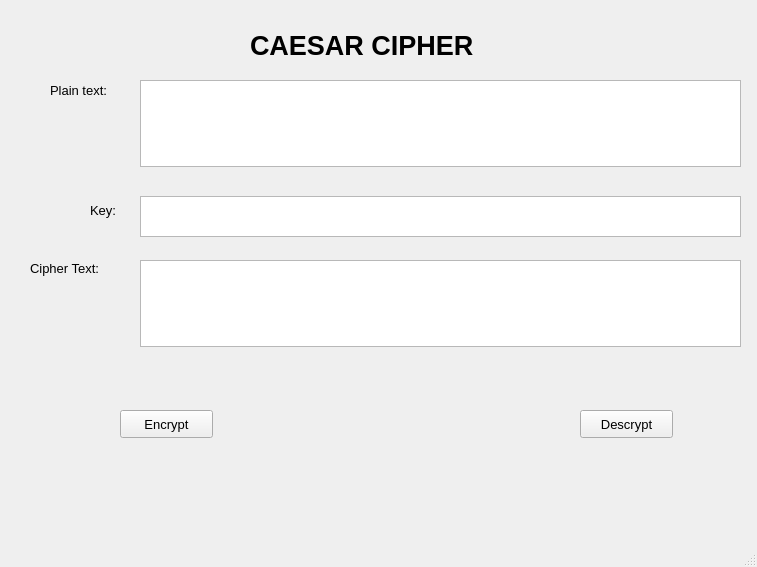
<?xml version="1.0" encoding="UTF-8"?>
<ui version="4.0">
 <class>MainWindow</class>
 <widget class="QMainWindow" name="MainWindow">
  <property name="geometry">
   <rect>
    <x>0</x>
    <y>0</y>
    <width>757</width>
    <height>567</height>
   </rect>
  </property>
  <property name="font">
   <font>
    <pointsize>10</pointsize>
   </font>
  </property>
  <property name="windowTitle">
   <string>MainWindow</string>
  </property>
  <widget class="QWidget" name="centralwidget">
   <widget class="QLabel" name="label">
    <property name="geometry">
     <rect>
      <x>250</x>
      <y>10</y>
      <width>281</width>
      <height>71</height>
     </rect>
    </property>
    <property name="font">
     <font>
      <pointsize>20</pointsize>
      <weight>75</weight>
      <bold>true</bold>
     </font>
    </property>
    <property name="text">
     <string>CAESAR CIPHER</string>
    </property>
   </widget>
   <widget class="QLabel" name="label_2">
    <property name="geometry">
     <rect>
      <x>50</x>
      <y>80</y>
      <width>81</width>
      <height>21</height>
     </rect>
    </property>
    <property name="font">
     <font>
      <pointsize>10</pointsize>
     </font>
    </property>
    <property name="text">
     <string>Plain text:</string>
    </property>
   </widget>
   <widget class="QLabel" name="label_3">
    <property name="geometry">
     <rect>
      <x>90</x>
      <y>200</y>
      <width>31</width>
      <height>21</height>
     </rect>
    </property>
    <property name="font">
     <font>
      <pointsize>10</pointsize>
     </font>
    </property>
    <property name="text">
     <string>Key:</string>
    </property>
   </widget>
   <widget class="QLabel" name="label_4">
    <property name="geometry">
     <rect>
      <x>30</x>
      <y>260</y>
      <width>91</width>
      <height>16</height>
     </rect>
    </property>
    <property name="text">
     <string>Cipher Text:</string>
    </property>
   </widget>
   <widget class="QPlainTextEdit" name="plaintext">
    <property name="geometry">
     <rect>
      <x>140</x>
      <y>80</y>
      <width>601</width>
      <height>87</height>
     </rect>
    </property>
   </widget>
   <widget class="QPlainTextEdit" name="ciphertext">
    <property name="geometry">
     <rect>
      <x>140</x>
      <y>260</y>
      <width>601</width>
      <height>87</height>
     </rect>
    </property>
   </widget>
   <widget class="QPlainTextEdit" name="keytext">
    <property name="geometry">
     <rect>
      <x>140</x>
      <y>196</y>
      <width>601</width>
      <height>41</height>
     </rect>
    </property>
   </widget>
   <widget class="QPushButton" name="btnEncrypt">
    <property name="geometry">
     <rect>
      <x>120</x>
      <y>410</y>
      <width>93</width>
      <height>28</height>
     </rect>
    </property>
    <property name="text">
     <string>Encrypt</string>
    </property>
   </widget>
   <widget class="QPushButton" name="btnDescrypt">
    <property name="geometry">
     <rect>
      <x>580</x>
      <y>410</y>
      <width>93</width>
      <height>28</height>
     </rect>
    </property>
    <property name="text">
     <string>Descrypt</string>
    </property>
   </widget>
  </widget>
  <widget class="QMenuBar" name="menubar">
   <property name="geometry">
    <rect>
     <x>0</x>
     <y>0</y>
     <width>757</width>
     <height>26</height>
    </rect>
   </property>
  </widget>
  <widget class="QStatusBar" name="statusbar"/>
 </widget>
 <resources/>
 <connections/>
</ui>
